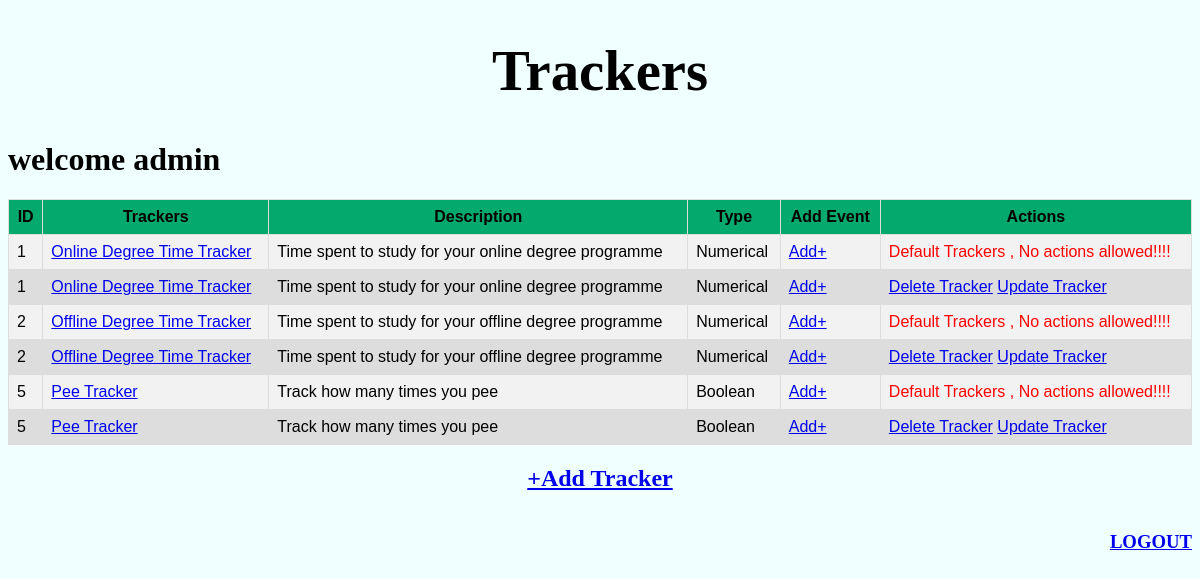
/dashboard/admin, run on the app's committed database.
### app.py (models this page shows)
class Username(db.Model):
    __tablename__ = "username"
    id = db.Column(db.Integer, primary_key=True, autoincrement = True)
    username = db.Column(db.String, nullable=False, unique=True)

class Tracker(db.Model):
    __tablename__ = 'trackers'
    id = db.Column(db.Integer, primary_key=True, autoincrement = True)
    Name = db.Column(db.String, nullable=False)
    Description = db.Column(db.String, nullable=False)
    Type = db.Column(db.String, nullable=False)
    username = db.Column(db.String, nullable = False)

### app.py (the view)
@app.route('/dashboard/<username>', methods=['GET', 'POST'])
def dash(username):
    user = Username.query.filter(Username.username == username).first()
    trackers = Tracker.query.all()
    det = Details.query.all()
    return render_template('dashboard.html', trackers = trackers, name = user, det=det)

### templates/dashboard.html (shortened to what this page needs)
<!DOCTYPE html>
<html lang="en">
<head>
</head>
<body style="background-color:azure">
    <div class="head">
        <h1>Trackers</h1>
    </div>
    <h1>welcome {{ name.username }}</h1>
    <table class = "trackers">
        <tr style="background-color: #04AA6D;">
            <th style="text-align:center;">ID</th>
            <th style="text-align:center;">Trackers</th>
            <th style="text-align:center;">Description</th>
            <th style="text-align:center;">Type</th>
            <th style="text-align:center;">Add Event</th>
            <th style="text-align:center;">Actions</th>
        </tr>
        {% for data in trackers %}
        {% if data['username'] == 'admin' %}
        <tr>
            <td>{{ data['id'] }}</td>
            <td><a href="/logdetails/{{ name.username }}/{{ data.Name }}">{{ data['Name'] }}</a></td>
            <td>{{ data['Description'] }}</td>
            <td>{{ data['Type'] }}</td>
            <td>
                <a style="text-align:center;" href="/log/{{ name.username }}/{{ data.Name }}">Add+</a>
            </td>
            <td style="color:red">
                Default Trackers , No actions allowed!!!!
            </td>
        </tr>
        {% endif %}
        {% if data['username'] == name['username'] %}
        <tr>
            <td>{{ data['id'] }}</td>
            <td><a href="/logdetails/{{ name.username }}/{{ data.Name }}">{{ data['Name'] }}</a></td>
            <td>{{ data['Description'] }}</td>
            <td>{{ data['Type'] }}</td>
            <td>
                <a style="text-align:center;" href="/log/{{ name.username }}/{{ data.Name }}">Add+</a>
            </td>
            <td>
                <a href="/trackers/{{ name.username }}/delete/{{ data['id'] }}">Delete Tracker</a>
                <a href="/trackers/{{ name.username }}/update/{{ data['id'] }}">Update Tracker</a>
            </td>
        </tr>
        {% endif %}
        {% endfor %}
        </table>
    <h2 style="text-align:center"><a href="/trackers/add/{{ name['username'] }}">+Add Tracker</a></h2>
    <div class="foot">
        <h3><a href = {{url_for('thanks')}} style="float:right;">LOGOUT</a></h3>
    </div>
</body>
</html>

### templates/dashboard.html (style rules this page uses)
.trackers { font-family: Arial, Helvetica, sans-serif; border-collapse: collapse; width: 100%; border: 1px solid #ddd; padding: 8px; padding-top: 12px; padding-bottom: 12px; text-align: left; color: black; }
td, th { border: 1px solid #ddd; padding: 8px; }
.trackers, tr:nth-child(even) { background-color: #f2f2f2; }
.trackers, tr:hover { background-color: #ddd; }
.head { text-align: center; font-family: 'Times New Roman', Times, serif; font-size: 0.75cm; }
.foot { float: right; }

### data on the page
Username: username "admin"
Tracker: id "1", Name "Online Degree Time Tracker", Description "Time spent to study for your online degree programme", Type "Numerical"
Tracker: id "2", Name "Offline Degree Time Tracker", Description "Time spent to study for your offline degree programme", Type "Numerical"
Tracker: id "5", Name "Pee Tracker", Description "Track how many times you pee", Type "Boolean"
